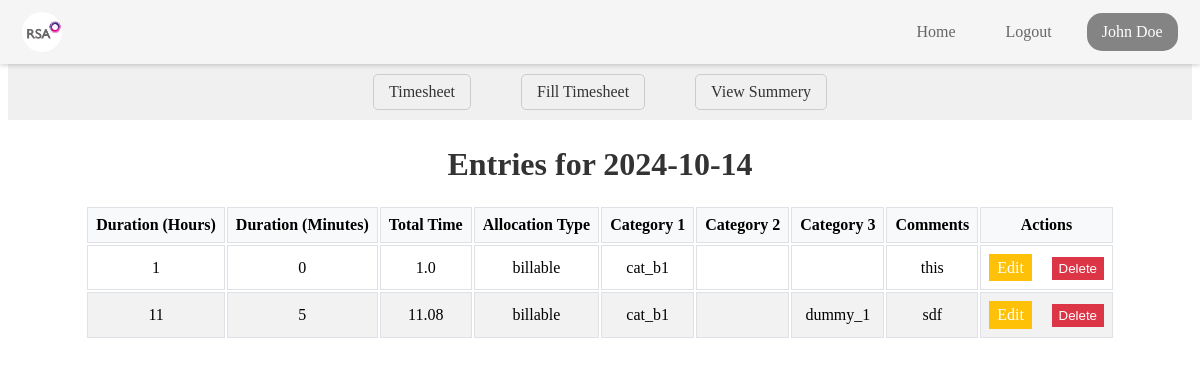
Page /view_entries_by_date/2024-10-14 (signed in) on the earlier database version.
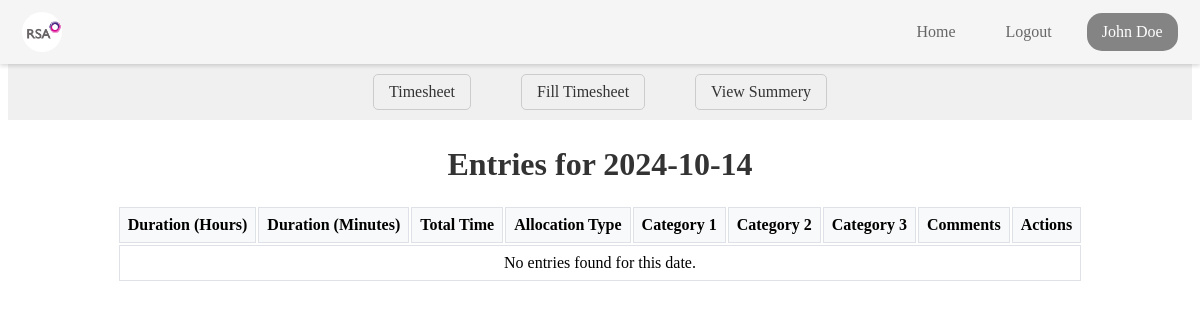
Same page on the later database version.
### tables this page shows
CREATE TABLE EMS_users (
    EmployeeID TEXT PRIMARY KEY,
    Fname TEXT,
    Mname TEXT,
    Lname TEXT,
    ManagerID TEXT,
    EMSlogin TEXT,
    Role TEXT,
    Team TEXT,
    ManagerName TEXT,
    Password TEXT
);

CREATE TABLE timesheet_entries (
    entree_id INTEGER PRIMARY KEY AUTOINCREMENT,
    employee_id TEXT,
    fname TEXT,
    lname TEXT,
    team TEXT,
    manager_name TEXT,
    date TEXT,
    duration_hours INTEGER,
    duration_minutes INTEGER,
    total_time REAL,
    project_code TEXT,
    allocation_type TEXT,
    holiday_status TEXT,
    category_1 TEXT,
    category_2 TEXT,
    category_3 TEXT,
    comments TEXT
);

### app.py (the view)
@app.route('/view_entries_by_date/<date>', methods=['GET'])
@login_required
def view_entries_by_date(date):
    try:
        conn = get_db_connection()
        entries = conn.execute(
            'SELECT * FROM timesheet_entries WHERE date = ? AND employee_id = ?',
            (date, current_user.id)
        ).fetchall()
        conn.close()
    except Exception as e:
        return redirect(url_for('view_summary'))
    return render_template('view_entries_by_date.html', entries=entries, date=date, fname=current_user.fname, lname=current_user.lname)

### app.py (called while the page is built)
def get_db_connection():
    conn = sqlite3.connect('ems_user.db')
    conn.row_factory = sqlite3.Row
    return conn

@login_manager.user_loader
def load_user(user_id):
    conn = get_db_connection()
    user = conn.execute('SELECT * FROM EMS_users WHERE EmployeeID = ?', (user_id,)).fetchone()
    conn.close()
    if user:
        return User(user['EmployeeID'], user['Fname'], user['Lname'], user['Role'], user['Team'] ,user['ManagerName'])
    return None

### templates/view_entries_by_date.html (shortened to what this page needs)
<!DOCTYPE html>
<html lang="en">
  <head>
    <link
      rel="stylesheet"
      href="{{ url_for('static', filename='css/timesheet/view_entries_by_date.css') }}"
    />
</head>
<body>
  <div>
        {% include 'navbar.html' %}
  <nav class="ts-nav-container">
        <div class="ts-nav-center">
          <a href="/timesheet_home" class="ts-nav-link">Timesheet</a>
          <a href="/fill_timesheet" class="ts-nav-link">Fill Timesheet</a>
           <a href="/view_summary" class="ts-nav-link">View Summery</a>
        </div>
      </nav>
      <div class="view-box">
<h1 class="ts-dateentry-title">Entries for {{ date }}</h1>
<table>
<thead class="ts-dateentry-header">
<tr class="ts-dateentry-header-row">
<th class="ts-dateentry-header-cell">Duration (Hours)</th>
<th class="ts-dateentry-header-cell">Duration (Minutes)</th>
<th class="ts-dateentry-header-cell">Total Time</th>
<th class="ts-dateentry-header-cell">Allocation Type</th>
<th class="ts-dateentry-header-cell">Category 1</th>
<th class="ts-dateentry-header-cell">Category 2</th>
 <th class="ts-dateentry-header-cell">Category 3</th>
<th class="ts-dateentry-header-cell">Comments</th>
<th class="ts-dateentry-header-cell">Actions</th>
</tr>
</thead>
<tbody>
 {% if entries %} {% for entry in entries %}
<tr class="ts-dateentry-row">
<td class="ts-dateentry-cell">{{ entry.duration_hours }}</td>
<td class="ts-dateentry-cell">{{ entry.duration_minutes }}</td>
<td class="ts-dateentry-cell">{{ entry.total_time }}</td>
<td class="ts-dateentry-cell">{{ entry.allocation_type }}</td>
<td class="ts-dateentry-cell">{{ entry.category_1 }}</td>
<td class="ts-dateentry-cell">{{ entry.category_2 }}</td>
<td class="ts-dateentry-cell">{{ entry.category_3 }}</td>
<td class="ts-dateentry-cell">{{ entry.comments }}</td>
<td class="ts-dateentry-cell">
<a  class="ts-dateentry-link" href="{{ url_for('edit_entry', entry_id=entry.entree_id) }}">Edit</a>
<form
 class="ts-dateentry-form"
action="{{ url_for('delete_entry', entry_id=entry.entree_id) }}"
method="post"
 >
<button class="ts-dateentry-button" type="submit">Delete</button>
 </form>
</td>
 </tr>
{% endfor %} {% else %}
<tr class="ts-dateentry-row">
<td colspan="9" class="ts-dateentry-cell">No entries found for this date.</td>
</tr>
 {% endif %}
 </tbody>
</table>
      </div>
  </div>
</body>
</html>

### templates/navbar.html (shortened to what this page needs)
<!DOCTYPE html>
<html lang="en">
<head>
    <link
    rel="stylesheet"
    href="{{ url_for('static', filename='css/navbar/navbar.css') }}"
  />
</head>
<body>
    <header id="navbar">
        <nav class="navbar-container container">
          <a href="/home" class="home-link">
            <div class="navbar-logo">
              <img
                src="{{ url_for('static', filename='images/logo.png') }}"
                alt="Logo"
              />
            </div>
          </a>
          <div class="navbar-links">
            <a class="navbar-link" href="/home">Home</a>
            <a class="navbar-link" href="/logout">Logout</a>
            <a class="navbar-link-name" href=""><span>{{ fname }} {{ lname }}</span></a>
          </div>
        </nav>
      </header>
</body>
</html>

### static/css/timesheet/view_entries_by_date.css (style rules this page uses)
.ts-dateentry-title { font-size: 2em; color: #333; text-align: center; }
.ts-dateentry-header { background-color: #f8f9fa; }
.ts-dateentry-header-cell { font-weight: bold; padding: 0.5em; border: 1px solid #dee2e6; }
.ts-dateentry-row { background-color: #fff; }
.ts-dateentry-cell { padding: 0.5em; border: 1px solid #dee2e6; }
.ts-nav-container { margin-top: 64px; margin-bottom: 5px; display: flex; justify-content: center; align-items: center; padding: 10px 20px; background-color: #f0f0f0; }
.ts-nav-center { display: flex; }
.ts-nav-link { margin: 0 25px; text-decoration: none; color: #333; border: 1px solid #ccc; padding: 8px 15px; border-radius: 5px; }
.view-box { text-align: center; align-items: center; justify-content: center; display: flex; flex-direction: column; }

### static/css/navbar/navbar.css (style rules this page uses)
#navbar { --navbar-bg-color:whitesmoke; --navbar-text-color-focus: #323232; --navbar-text-color: #666; --navbar-text-color-focus: #fff; --navbar-bg-contrast: rgb(255, 0, 85);; position: fixed; height: 64px; background-color: var(--navbar-bg-color); left: 0; right: 0; top: 0; box-shadow: 0 2px 4px rgba(0, 0, 0, 0.15); z-index: 99; }
.navbar-container { display: flex; justify-content: space-between; align-items: center; height: 100%; padding: 0 1.4rem; }
.home-link { display: flex; align-items: center; }
.navbar-logo { background-color: var(--navbar-text-color-focus); border-radius: 50%; width: 40px; height: 40px; margin-right: 0.5em; }
.navbar-logo img { width: 50px; margin-top: -0.42rem; margin-left: -0.2rem; }

Differences in the rows shown:
removed timesheet_entries: duration_hours "1", duration_minutes "0", total_time "1.0", allocation_type "billable", category_1 "cat_b1", comments "this"
removed timesheet_entries: duration_hours "11", duration_minutes "5", total_time "11.08", allocation_type "billable", category_1 "cat_b1", category_3 "dummy_1", comments "sdf"
Other differences:
text now shown: "No entries found for this date."
